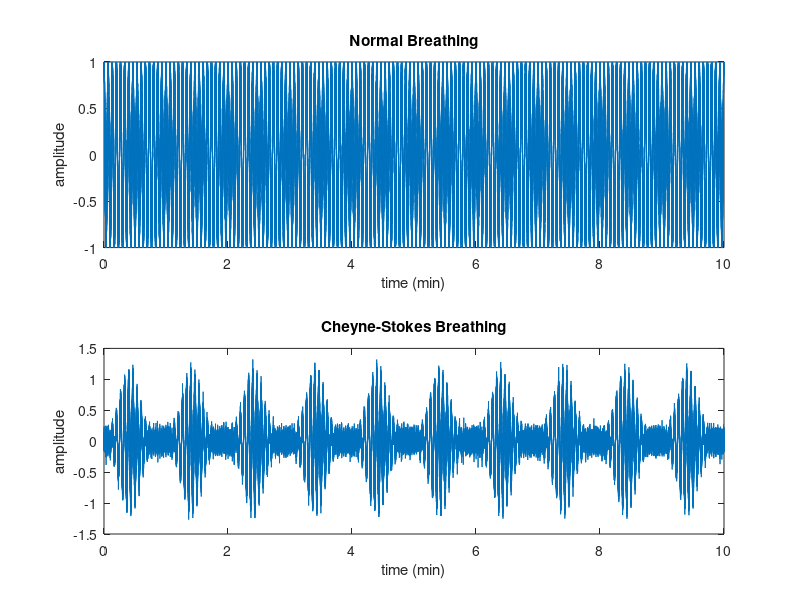

MATLAB code for this plot:
%% Cheynes-Stokes Simulation
% Author: Zach Baird
% Date: May 28, 2018
% University of Ottawa & Carleton University
% This program generates a signal which represents Cheynes-Stokes breathing
% patterns

%% Parameters
fs=256; % Sampling Rate
br=15; % Breathing Rate
cycle=50; % Cheyne-Stokes cyle time in secods
apnea=10; % Apnea length
time=10; % Total time in minutes
VarEnv=0.1; % Variance of envelope noise
VarPhase=0.1; % Variance of phase noise in breathing signal

%% Generate Signal
t=linspace(0,time*60, time*60*fs); % Time vector
Sn=cos(2*pi*(br/60).*t+VarPhase*randn(1,time*60*fs)); % Normal Breathing signal
% Construct hyperpnea/apnea window function 
win=blackman(cycle*fs)'; % crescendo-diminuendo pattern represented by Blackman window
apneawin=zeros(1,apnea*fs); % apnea window represented by zeros
envelope=[win,apneawin]; % One period of envelope cycle
% Periodically extend window function
while length(envelope)<length(Sn)
    envelope=[envelope,envelope];
end
envelope=envelope(1:length(Sn))+VarEnv.*randn(1,time*60*fs); % Trim length of window to match signal length
CSB=Sn.*envelope; % Cheynes Stokes breathing pattern


%% Plot Signals
subplot(2,1,1)
plot(t/60,Sn)
title('Normal Breathing')
xlabel('time (min)')
ylabel ('amplitude')
subplot(2,1,2)
plot(t/60,CSB)
title('Cheyne-Stokes Breathing')
xlabel('time (min)')
ylabel ('amplitude')